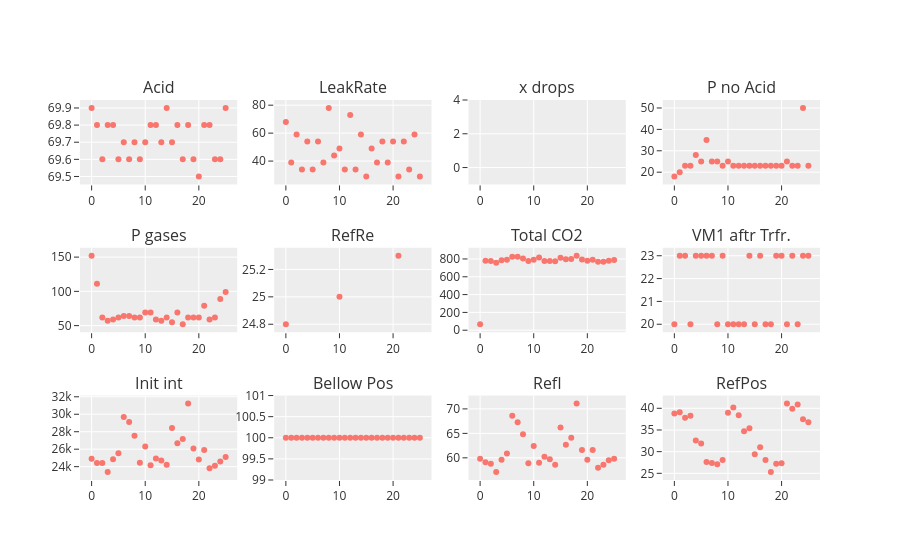

Notebook code cell kept with this figure:
### Markdown cell above
## Create plots for Kiel parameters

This code snippet creates subplots for each column in a DataFrame (`df_kiel_par`) and sets titles for each subplot. The resulting subplots are arranged in a 3x4 grid.

**Code Summary**

- `subplot_titles`: A list of titles for the subplots, one for each column in `df_kiel_par`.
- `make_subplots`: Creates a subplot grid with a 3x4 layout, using `subplot_titles` for subplot titles.
- Iteration through the columns in `df_kiel_par`, creating separate scatter plots for each column with Plotly (`px.scatter`).
- Adding each subplot to the specified position in the subplot grid using `fig.add_trace`.
- Saving the resulting subplot figure to an HTML file named "kiel_par_plots.html."
- Displaying the subplot using `fig.show()`.

**Usage**

This code is used to visualize and compare the data in different columns of a DataFrame in separate subplots. The titles for each subplot make it easier to identify the content of each plot.

```python
# Execute the code to create and display the subplots

### Code cell
# set subplot titles
subplot_titles = [f'{column}' for column in df_kiel_par.columns]

# Create a subplot with a 3x4 grid
fig = make_subplots(rows=3, cols=4, subplot_titles=subplot_titles)

# Initialize variables for row and column
row, col = 1, 1

# Iterate through the columns in df_kiel_par and create separate plots
for column in df_kiel_par.columns:
    subplot = px.scatter(df_kiel_par, x=df_kiel_par.index, y=column, title=f'{column} Plot')
    # Add the subplot to the specified row and column
    fig.add_trace(subplot.data[0], row=row, col=col)
    col += 1
    if col > 4:
        col = 1
        row += 1

# Save the figure to an HTML file
# fig.write_html("kiel_par_plots.html")
# Show the subplot
fig.show()

### Figure 1 — Plotly figure (JSON) as saved in the notebook; plotly's stock layout.template omitted (floating-point values rounded to 4 significant figures)
{"data": [{"hovertemplate": "index=%{x}<br>Acid=%{y}<extra></extra>", "legendgroup": "", "marker": {"color": "#F8766D", "symbol": "circle"}, "mode": "markers", "name": "", "orientation": "v", "showlegend": false, "type": "scatter", "x": [0, 1, 2, 3, 4, 5, 6, 7, 8, 9, 10, 11, 12, 13, 14, 15, 16, 17, 18, 19, 20, 21, 22, 23, 24, 25], "xaxis": "x", "y": [69.9, 69.8, 69.6, 69.8, 69.8, 69.6, 69.7, 69.6, 69.7, 69.6, 69.7, 69.8, 69.8, 69.7, 69.9, 69.7, 69.8, 69.6, 69.8, 69.6, 69.5, 69.8, 69.8, 69.6, 69.6, 69.9], "yaxis": "y"}, {"hovertemplate": "index=%{x}<br>LeakRate=%{y}<extra></extra>", "legendgroup": "", "marker": {"color": "#F8766D", "symbol": "circle"}, "mode": "markers", "name": "", "orientation": "v", "showlegend": false, "type": "scatter", "x": [0, 1, 2, 3, 4, 5, 6, 7, 8, 9, 10, 11, 12, 13, 14, 15, 16, 17, 18, 19, 20, 21, 22, 23, 24, 25], "xaxis": "x2", "y": [68, 39, 59, 34, 54, 34, 54, 39, 78, 44, 49, 34, 73, 34, 59, 29, 49, 39, 54, 39, 54, 29, 54, 34, 59, 29], "yaxis": "y2"}, {"hovertemplate": "index=%{x}<br>x drops=%{y}<extra></extra>", "legendgroup": "", "marker": {"color": "#F8766D", "symbol": "circle"}, "mode": "markers", "name": "", "orientation": "v", "showlegend": false, "type": "scatter", "x": [0, 1, 2, 3, 4, 5, 6, 7, 8, 9, 10, 11, 12, 13, 14, 15, 16, 17, 18, 19, 20, 21, 22, 23, 24, 25], "xaxis": "x3", "y": [null, null, null, null, null, null, null, null, null, null, null, null, null, null, null, null, null, null, null, null, null, null, null, null, null, null], "yaxis": "y3"}, {"hovertemplate": "index=%{x}<br>P no Acid=%{y}<extra></extra>", "legendgroup": "", "marker": {"color": "#F8766D", "symbol": "circle"}, "mode": "markers", "name": "", "orientation": "v", "showlegend": false, "type": "scatter", "x": [0, 1, 2, 3, 4, 5, 6, 7, 8, 9, 10, 11, 12, 13, 14, 15, 16, 17, 18, 19, 20, 21, 22, 23, 24, 25], "xaxis": "x4", "y": [18, 20, 23, 23, 28, 25, 35, 25, 25, 23, 25, 23, 23, 23, 23, 23, 23, 23, 23, 23, 23, 25, 23, 23, 50, 23], "yaxis": "y4"}, {"hovertemplate": "index=%{x}<br>P gases=%{y}<extra></extra>", "legendgroup": "", "marker": {"color": "#F8766D", "symbol": "circle"}, "mode": "markers", "name": "", "orientation": "v", "showlegend": false, "type": "scatter", "x": [0, 1, 2, 3, 4, 5, 6, 7, 8, 9, 10, 11, 12, 13, 14, 15, 16, 17, 18, 19, 20, 21, 22, 23, 24, 25], "xaxis": "x5", "y": [152, 111, 62, 57, 59, 62, 64, 64, 62, 62, 69, 69, 59, 57, 62, 55, 69, 52, 62, 62, 62, 79, 59, 62, 89, 99], "yaxis": "y5"}, {"hovertemplate": "index=%{x}<br>RefRe=%{y}<extra></extra>", "legendgroup": "", "marker": {"color": "#F8766D", "symbol": "circle"}, "mode": "markers", "name": "", "orientation": "v", "showlegend": false, "type": "scatter", "x": [0, 1, 2, 3, 4, 5, 6, 7, 8, 9, 10, 11, 12, 13, 14, 15, 16, 17, 18, 19, 20, 21, 22, 23, 24, 25], "xaxis": "x6", "y": [24.8, null, null, null, null, null, null, null, null, null, 25, null, null, null, null, null, null, null, null, null, null, 25.3, null, null, null, null], "yaxis": "y6"}, {"hovertemplate": "index=%{x}<br>Total CO2=%{y}<extra></extra>", "legendgroup": "", "marker": {"color": "#F8766D", "symbol": "circle"}, "mode": "markers", "name": "", "orientation": "v", "showlegend": false, "type": "scatter", "x": [0, 1, 2, 3, 4, 5, 6, 7, 8, 9, 10, 11, 12, 13, 14, 15, 16, 17, 18, 19, 20, 21, 22, 23, 24, 25], "xaxis": "x7", "y": [67, 780, 777, 758, 785, 792, 826, 824, 804, 777, 792, 816, 777, 777, 775, 814, 797, 799, 836, 794, 780, 790, 770, 770, 780, 787], "yaxis": "y7"}, {"hovertemplate": "index=%{x}<br>VM1 aftr Trfr.=%{y}<extra></extra>", "legendgroup": "", "marker": {"color": "#F8766D", "symbol": "circle"}, "mode": "markers", "name": "", "orientation": "v", "showlegend": false, "type": "scatter", "x": [0, 1, 2, 3, 4, 5, 6, 7, 8, 9, 10, 11, 12, 13, 14, 15, 16, 17, 18, 19, 20, 21, 22, 23, 24, 25], "xaxis": "x8", "y": [20, 23, 23, 20, 23, 23, 23, 23, 20, 23, 20, 20, 20, 20, 23, 20, 23, 20, 20, 23, 23, 20, 23, 20, 23, 23], "yaxis": "y8"}, {"hovertemplate": "index=%{x}<br>Init int=%{y}<extra></extra>", "legendgroup": "", "marker": {"color": "#F8766D", "symbol": "circle"}, "mode": "markers", "name": "", "orientation": "v", "showlegend": false, "type": "scatter", "x": [0, 1, 2, 3, 4, 5, 6, 7, 8, 9, 10, 11, 12, 13, 14, 15, 16, 17, 18, 19, 20, 21, 22, 23, 24, 25], "xaxis": "x9", "y": [24890.0, 24420.0, 24410.0, 23390.0, 24840.0, 25530.0, 29700.0, 29120.0, 27530.0, 24440, 26300.0, 24170.0, 24940.0, 24720.0, 24210.0, 28430.0, 26690.0, 27160.0, 31230.0, 26080.0, 24820.0, 25900.0, 23810.0, 24100.0, 24600.0, 25100.0], "yaxis": "y9"}, {"hovertemplate": "index=%{x}<br>Bellow Pos=%{y}<extra></extra>", "legendgroup": "", "marker": {"color": "#F8766D", "symbol": "circle"}, "mode": "markers", "name": "", "orientation": "v", "showlegend": false, "type": "scatter", "x": [0, 1, 2, 3, 4, 5, 6, 7, 8, 9, 10, 11, 12, 13, 14, 15, 16, 17, 18, 19, 20, 21, 22, 23, 24, 25], "xaxis": "x10", "y": [100, 100, 100, 100, 100, 100, 100, 100, 100, 100, 100, 100, 100, 100, 100, 100, 100, 100, 100, 100, 100, 100, 100, 100, 100, 100], "yaxis": "y10"}, {"hovertemplate": "index=%{x}<br>RefI=%{y}<extra></extra>", "legendgroup": "", "marker": {"color": "#F8766D", "symbol": "circle"}, "mode": "markers", "name": "", "orientation": "v", "showlegend": false, "type": "scatter", "x": [0, 1, 2, 3, 4, 5, 6, 7, 8, 9, 10, 11, 12, 13, 14, 15, 16, 17, 18, 19, 20, 21, 22, 23, 24, 25], "xaxis": "x11", "y": [59.8, 59.1, 58.8, 57.1, 59.6, 60.9, 68.6, 67.3, 64.8, 58.9, 62.4, 59, 60.2, 59.7, 58.6, 66.2, 62.7, 64.1, 71.1, 61.6, 59.6, 61.6, 58, 58.6, 59.5, 59.8], "yaxis": "y11"}, {"hovertemplate": "index=%{x}<br>RefPos=%{y}<extra></extra>", "legendgroup": "", "marker": {"color": "#F8766D", "symbol": "circle"}, "mode": "markers", "name": "", "orientation": "v", "showlegend": false, "type": "scatter", "x": [0, 1, 2, 3, 4, 5, 6, 7, 8, 9, 10, 11, 12, 13, 14, 15, 16, 17, 18, 19, 20, 21, 22, 23, 24, 25], "xaxis": "x12", "y": [38.8, 39.1, 37.8, 38.3, 32.6, 31.9, 27.6, 27.4, 27.1, 28.1, 39, 40.2, 38.4, 34.7, 35.4, 29.4, 31, 28.1, 25.3, 27.2, 27.3, 41.1, 39.9, 40.9, 37.5, 36.8], "yaxis": "y12"}], "layout": {"annotations": [{"font": {"size": 16}, "showarrow": false, "text": "Acid", "x": 0.1062, "xanchor": "center", "xref": "paper", "y": 1, "yanchor": "bottom", "yref": "paper"}, {"font": {"size": 16}, "showarrow": false, "text": "LeakRate", "x": 0.3688, "xanchor": "center", "xref": "paper", "y": 1, "yanchor": "bottom", "yref": "paper"}, {"font": {"size": 16}, "showarrow": false, "text": "x drops", "x": 0.6313, "xanchor": "center", "xref": "paper", "y": 1, "yanchor": "bottom", "yref": "paper"}, {"font": {"size": 16}, "showarrow": false, "text": "P no Acid", "x": 0.8938, "xanchor": "center", "xref": "paper", "y": 1, "yanchor": "bottom", "yref": "paper"}, {"font": {"size": 16}, "showarrow": false, "text": "P gases", "x": 0.1062, "xanchor": "center", "xref": "paper", "y": 0.6111, "yanchor": "bottom", "yref": "paper"}, {"font": {"size": 16}, "showarrow": false, "text": "RefRe", "x": 0.3688, "xanchor": "center", "xref": "paper", "y": 0.6111, "yanchor": "bottom", "yref": "paper"}, {"font": {"size": 16}, "showarrow": false, "text": "Total CO2", "x": 0.6313, "xanchor": "center", "xref": "paper", "y": 0.6111, "yanchor": "bottom", "yref": "paper"}, {"font": {"size": 16}, "showarrow": false, "text": "VM1 aftr Trfr.", "x": 0.8938, "xanchor": "center", "xref": "paper", "y": 0.6111, "yanchor": "bottom", "yref": "paper"}, {"font": {"size": 16}, "showarrow": false, "text": "Init int", "x": 0.1062, "xanchor": "center", "xref": "paper", "y": 0.2222, "yanchor": "bottom", "yref": "paper"}, {"font": {"size": 16}, "showarrow": false, "text": "Bellow Pos", "x": 0.3688, "xanchor": "center", "xref": "paper", "y": 0.2222, "yanchor": "bottom", "yref": "paper"}, {"font": {"size": 16}, "showarrow": false, "text": "RefI", "x": 0.6313, "xanchor": "center", "xref": "paper", "y": 0.2222, "yanchor": "bottom", "yref": "paper"}, {"font": {"size": 16}, "showarrow": false, "text": "RefPos", "x": 0.8938, "xanchor": "center", "xref": "paper", "y": 0.2222, "yanchor": "bottom", "yref": "paper"}], "xaxis": {"anchor": "y", "domain": [0, 0.2125]}, "xaxis10": {"anchor": "y10", "domain": [0.2625, 0.475]}, "xaxis11": {"anchor": "y11", "domain": [0.525, 0.7375]}, "xaxis12": {"anchor": "y12", "domain": [0.7875, 1]}, "xaxis2": {"anchor": "y2", "domain": [0.2625, 0.475]}, "xaxis3": {"anchor": "y3", "domain": [0.525, 0.7375]}, "xaxis4": {"anchor": "y4", "domain": [0.7875, 1]}, "xaxis5": {"anchor": "y5", "domain": [0, 0.2125]}, "xaxis6": {"anchor": "y6", "domain": [0.2625, 0.475]}, "xaxis7": {"anchor": "y7", "domain": [0.525, 0.7375]}, "xaxis8": {"anchor": "y8", "domain": [0.7875, 1]}, "xaxis9": {"anchor": "y9", "domain": [0, 0.2125]}, "yaxis": {"anchor": "x", "domain": [0.7778, 1]}, "yaxis10": {"anchor": "x10", "domain": [0, 0.2222]}, "yaxis11": {"anchor": "x11", "domain": [0, 0.2222]}, "yaxis12": {"anchor": "x12", "domain": [0, 0.2222]}, "yaxis2": {"anchor": "x2", "domain": [0.7778, 1]}, "yaxis3": {"anchor": "x3", "domain": [0.7778, 1]}, "yaxis4": {"anchor": "x4", "domain": [0.7778, 1]}, "yaxis5": {"anchor": "x5", "domain": [0.3889, 0.6111]}, "yaxis6": {"anchor": "x6", "domain": [0.3889, 0.6111]}, "yaxis7": {"anchor": "x7", "domain": [0.3889, 0.6111]}, "yaxis8": {"anchor": "x8", "domain": [0.3889, 0.6111]}, "yaxis9": {"anchor": "x9", "domain": [0, 0.2222]}}}
